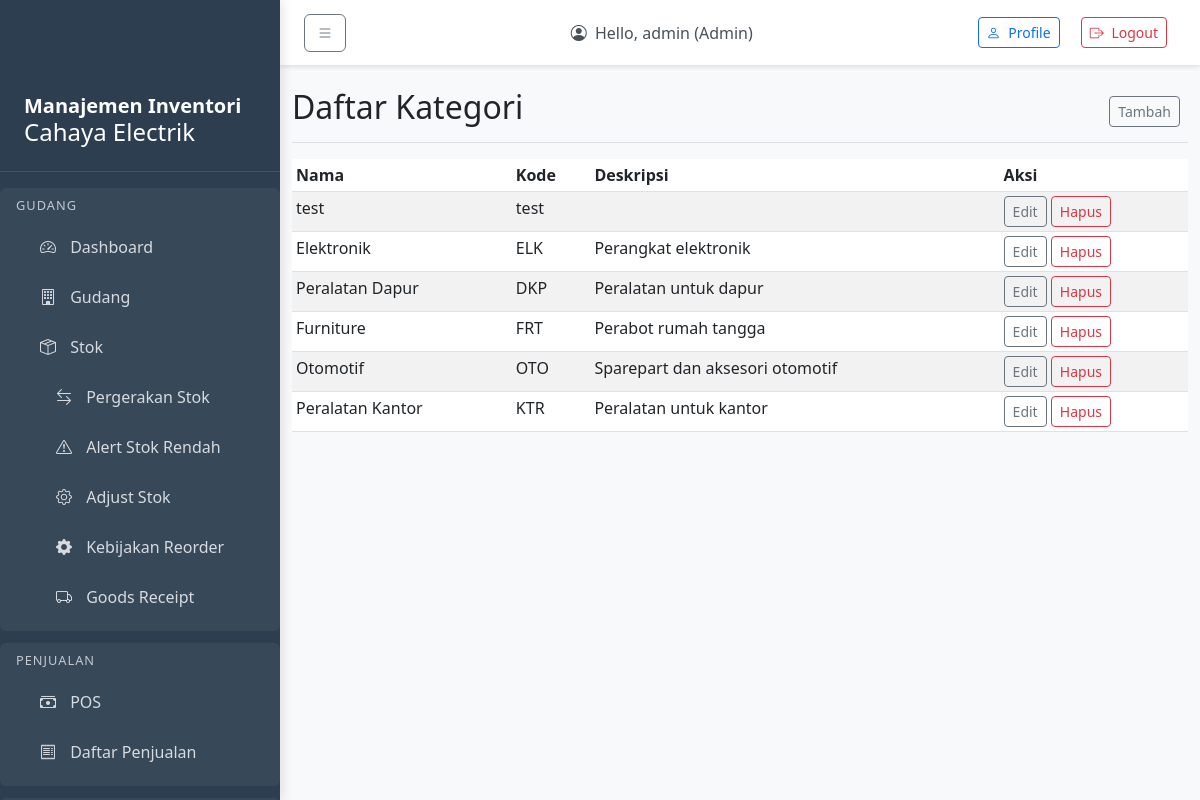
The app's page /master/categories/ (signed in) with its own data.
### accounts/models.py (models this page shows, shortened)
class User(AbstractUser):
    ROLE_CHOICES = [
        ('admin', 'Admin'),
        ('manager', 'Manager'),
        ('warehouse', 'Warehouse'),
        ('cashier', 'Cashier'),
        ('analyst', 'Analyst'),
    ]
    role = models.CharField(max_length=20, choices=ROLE_CHOICES, default='cashier')
    created_at = models.DateTimeField(auto_now_add=True)
    updated_at = models.DateTimeField(auto_now=True)
    groups = models.ManyToManyField(
        'auth.Group',
        related_name='custom_user_set',
        blank=True,
    )
    user_permissions = models.ManyToManyField(
        'auth.Permission',
        related_name='custom_user_set',
        blank=True,
    )

### master/models.py (models this page shows, shortened)
class Category(models.Model):
    name = models.CharField(max_length=100)
    code = models.CharField(max_length=30, unique=True)
    description = models.CharField(max_length=255, blank=True)
    created_at = models.DateTimeField(auto_now_add=True)
    updated_at = models.DateTimeField(auto_now=True)
    class Meta:
        db_table = 'category'

### master/views.py (the view)
# urls.py: path('categories/', views.category_list, name='category_list'),
@login_required
def category_list(request):
    if request.user.role not in ['manager', 'admin']:
        raise PermissionDenied("Anda tidak memiliki akses ke fitur ini.")
    categories = Category.objects.all()
    paginator = Paginator(categories, 10)  # Show 10 categories per page
    page_number = request.GET.get('page')
    page_obj = paginator.get_page(page_number)
    return render(request, 'master/category_list.html', {'page_obj': page_obj})

### templates/master/category_list.html (shortened to what this page needs)
{% extends 'master/base_master.html' %}
{% block master_title %}Daftar Kategori{% endblock %}
{% block add_url %}{% url 'master:category_create' %}{% endblock %}
{% block master_content %}
<div class="table-responsive">
    <table class="table table-striped table-sm">
        <thead>
            <tr>
                <th>Nama</th>
                <th>Kode</th>
                <th>Deskripsi</th>
                <th>Aksi</th>
            </tr>
        </thead>
        <tbody>
            {% for category in page_obj %}
            <tr>
                <td>{{ category.name }}</td>
                <td>{{ category.code }}</td>
                <td>{{ category.description }}</td>
                <td>
                    <a href="{% url 'master:category_update' category.pk %}" class="btn btn-sm btn-outline-secondary">Edit</a>
                    <a href="{% url 'master:category_delete' category.pk %}" class="btn btn-sm btn-outline-danger">Hapus</a>
                </td>
            </tr>
            {% empty %}
            <tr>
                <td colspan="4">Tidak ada kategori</td>
            </tr>
            {% endfor %}
        </tbody>
    </table>
</div>
{% endblock %}

### templates/base.html (shortened to what this page needs)
<!DOCTYPE html>
<html lang="en">
<head>
    <link href="https://cdn.jsdelivr.net/npm/bootstrap@5.3.0-alpha1/dist/css/bootstrap.min.css" rel="stylesheet">
    <link rel="stylesheet" href="https://cdn.jsdelivr.net/npm/bootstrap-icons@1.10.0/font/bootstrap-icons.css">
</head>
<body>
    <div class="sidebar" id="sidebar">
        <div class="sidebar-header">
            <h5></i>Manajemen Inventori</h5>
            <h4></i>Cahaya Electrik</h4>
        </div>
        {% if user.is_authenticated %}
        {% if user.role == 'warehouse' or user.role == 'manager' or user.role == 'admin' %}
            <div class="menu-section">
                <div class="menu-section-title">Gudang</div>
                <a href="{% url 'summary:dashboard' %}" class="nav-link {% if request.resolver_match.url_name == 'dashboard' %}active{% endif %}">
                    <i class="bi bi-speedometer2"></i> Dashboard
                </a>
                <a href="{% url 'inventory:warehouse_list' %}" class="nav-link {% if 'warehouse' in request.resolver_match.url_name %}active{% endif %}">
                    <i class="bi bi-building"></i> Gudang
                </a>
                <a href="{% url 'inventory:stock_list' %}" class="nav-link {% if 'stock' in request.resolver_match.url_name %}active{% endif %}">
                    <i class="bi bi-box-seam"></i> Stok
                </a>
                <a href="{% url 'inventory:stock_movement_list' %}" class="nav-link section-item {% if 'stock_movement' in request.resolver_match.url_name %}active{% endif %}">
                    <i class="bi bi-arrow-left-right"></i> Pergerakan Stok
                </a>
                <a href="{% url 'inventory:low_stock_alerts' %}" class="nav-link section-item {% if 'low_stock' in request.resolver_match.url_name %}active{% endif %}">
                    <i class="bi bi-exclamation-triangle"></i> Alert Stok Rendah
                </a>
                <a href="{% url 'inventory:stock_adjustment' %}" class="nav-link section-item {% if 'stock_adjustment' in request.resolver_match.url_name %}active{% endif %}">
                    <i class="bi bi-gear"></i> Adjust Stok
                </a>
                <a href="{% url 'inventory:reorder_policy_list' %}" class="nav-link section-item {% if 'reorder_policy' in request.resolver_match.url_name %}active{% endif %}">
                    <i class="bi bi-gear-fill"></i> Kebijakan Reorder
                </a>
                <a href="{% url 'purchases:goods_receipt_list' %}" class="nav-link section-item {% if 'goods_receipt' in request.resolver_match.url_name %}active{% endif %}">
                    <i class="bi bi-truck"></i> Goods Receipt
                </a>
            </div>
        {% endif %}
        {% if user.role == 'cashier' or user.role == 'manager' or user.role == 'admin' %}
            <div class="menu-section">
                <div class="menu-section-title">Penjualan</div>
                <a href="{% url 'sales:pos' %}" class="nav-link {% if 'pos' in request.resolver_match.url_name %}active{% endif %}">
                    <i class="bi bi-cash-stack"></i> POS
                </a>
                <a href="{% url 'sales:sale_list' %}" class="nav-link {% if 'sale' in request.resolver_match.url_name %}active{% endif %}">
                    <i class="bi bi-receipt"></i> Daftar Penjualan
                </a>
            </div>
        {% endif %}
        {% endif %}
    </div>
    <nav class="top-navbar">
        <div class="d-flex justify-content-between align-items-center">
            <button class="btn btn-outline-secondary me-3" id="sidebarToggle">
                <i class="bi bi-list"></i>
            </button>
            <div class="navbar-text text-dark me-3">
                <i class="bi bi-person-circle me-1"></i>
                Hello, {{ user.username }} ({{ user.get_role_display }})
            </div>
            <div>
                <a class="btn btn-outline-primary btn-sm me-2" href="{% url 'accounts:profile' %}">
                    <i class="bi bi-person me-1"></i> Profile
                </a>
                <a class="btn  btn-sm">
                    <form action="{% url 'accounts:logout' %}" method="post">
                        <button  class="btn btn-outline-danger btn-sm" type="submit">
                            <i class="bi bi-box-arrow-right me-1"></i> Logout
                        </button>
                    </form>
                </a>
            </div>
        </div>
    </nav>
    <div class="main-content">
        <div class="container-fluid mt-5 pt-4">
            <div class="row">
                <div class="col-12">
                    {% block content %}
                    {% endblock %}
                </div>
            </div>
        </div>
    </div>
</body>
</html>

### templates/base.html (style rules this page uses)
body { overflow-x: hidden; background-color: #f8f9fa; }
.sidebar { width: 280px; min-width: 280px; position: fixed; top: 0; left: 0; height: 100vh; z-index: 100; padding-top: 70px; background-color: #2c3e50; color: white; transition: all 0.3s; box-shadow: 3px 0 10px rgba(0,0,0,0.1); overflow-y: auto; }
.sidebar .nav-link { color: rgba(255, 255, 255, 0.8); padding: 0.75rem 1.5rem; margin: 0.125rem 0; border-radius: 0.375rem; transition: all 0.2s; }
.sidebar .nav-link i { margin-right: 10px; width: 20px; text-align: center; }
.main-content { margin-left: 280px; padding: 0; }
.top-navbar { position: fixed; top: 0; left: 280px; right: 0; z-index: 90; background-color: white; padding: 0.75rem 1.5rem; box-shadow: 0 2px 4px rgba(0,0,0,0.1); }
.top-navbar .navbar-text { color: #495057 !important; }
.sidebar-header { padding: 1.5rem 1.5rem 1rem; border-bottom: 1px solid rgba(255,255,255,0.1); margin-bottom: 1rem; }
.sidebar-header h5 { margin: 0; font-weight: 600; }
.menu-section { padding: 0.5rem 1rem; margin: 0.75rem 0; border-radius: 0.375rem; background-color: rgba(255,255,255,0.05); }
.menu-section-title { font-size: 0.8rem; text-transform: uppercase; letter-spacing: 1px; margin-bottom: 0.5rem; color: rgba(255,255,255,0.7); }
.section-item { padding-left: 2.5rem !important; }

### records on screen
User: username "admin", role "Admin"
Category: name "test", code "test"
Category: name "Elektronik", code "ELK", description "Perangkat elektronik"
Category: name "Peralatan Dapur", code "DKP", description "Peralatan untuk dapur"
Category: name "Furniture", code "FRT", description "Perabot rumah tangga"
Category: name "Otomotif", code "OTO", description "Sparepart dan aksesori otomotif"
Category: name "Peralatan Kantor", code "KTR", description "Peralatan untuk kantor"
